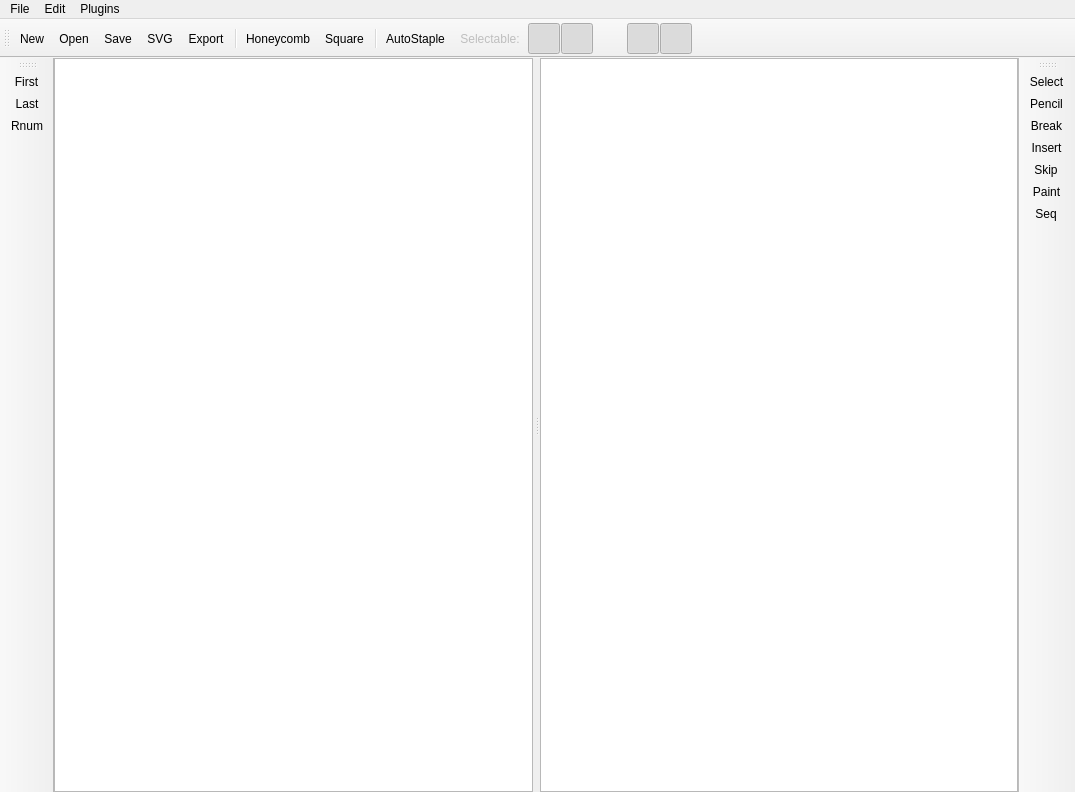
<?xml version="1.0" encoding="UTF-8"?>
<ui version="4.0">
 <class>MainWindow</class>
 <widget class="QMainWindow" name="MainWindow">
  <property name="geometry">
   <rect>
    <x>0</x>
    <y>0</y>
    <width>1075</width>
    <height>792</height>
   </rect>
  </property>
  <property name="contextMenuPolicy">
   <enum>Qt::NoContextMenu</enum>
  </property>
  <property name="windowTitle">
   <string>cadnano</string>
  </property>
  <property name="statusTip">
   <string/>
  </property>
  <property name="iconSize">
   <size>
    <width>32</width>
    <height>32</height>
   </size>
  </property>
  <property name="dockNestingEnabled">
   <bool>true</bool>
  </property>
  <property name="dockOptions">
   <set>QMainWindow::AllowNestedDocks|QMainWindow::AllowTabbedDocks|QMainWindow::AnimatedDocks</set>
  </property>
  <property name="unifiedTitleAndToolBarOnMac">
   <bool>true</bool>
  </property>
  <widget class="QWidget" name="centralwidget">
   <property name="autoFillBackground">
    <bool>false</bool>
   </property>
   <layout class="QGridLayout" name="gridLayout">
    <property name="leftMargin">
     <number>0</number>
    </property>
    <property name="topMargin">
     <number>0</number>
    </property>
    <property name="rightMargin">
     <number>0</number>
    </property>
    <property name="bottomMargin">
     <number>0</number>
    </property>
    <property name="horizontalSpacing">
     <number>6</number>
    </property>
    <item row="0" column="0">
     <widget class="QSplitter" name="splitter">
      <property name="sizePolicy">
       <sizepolicy hsizetype="Preferred" vsizetype="Preferred">
        <horstretch>0</horstretch>
        <verstretch>0</verstretch>
       </sizepolicy>
      </property>
      <property name="frameShape">
       <enum>QFrame::NoFrame</enum>
      </property>
      <property name="frameShadow">
       <enum>QFrame::Plain</enum>
      </property>
      <property name="lineWidth">
       <number>0</number>
      </property>
      <property name="orientation">
       <enum>Qt::Horizontal</enum>
      </property>
      <property name="opaqueResize">
       <bool>true</bool>
      </property>
      <property name="handleWidth">
       <number>7</number>
      </property>
      <widget class="CustomQGraphicsView" name="sliceGraphicsView">
       <property name="sizePolicy">
        <sizepolicy hsizetype="Expanding" vsizetype="Expanding">
         <horstretch>0</horstretch>
         <verstretch>0</verstretch>
        </sizepolicy>
       </property>
       <property name="minimumSize">
        <size>
         <width>0</width>
         <height>0</height>
        </size>
       </property>
       <property name="baseSize">
        <size>
         <width>480</width>
         <height>0</height>
        </size>
       </property>
       <property name="mouseTracking">
        <bool>true</bool>
       </property>
       <property name="focusPolicy">
        <enum>Qt::WheelFocus</enum>
       </property>
       <property name="frameShadow">
        <enum>QFrame::Plain</enum>
       </property>
       <property name="lineWidth">
        <number>0</number>
       </property>
       <property name="verticalScrollBarPolicy">
        <enum>Qt::ScrollBarAlwaysOff</enum>
       </property>
       <property name="horizontalScrollBarPolicy">
        <enum>Qt::ScrollBarAlwaysOff</enum>
       </property>
       <property name="renderHints">
        <set>QPainter::Antialiasing|QPainter::Antialiasing|QPainter::TextAntialiasing</set>
       </property>
       <property name="dragMode">
        <enum>QGraphicsView::NoDrag</enum>
       </property>
       <property name="transformationAnchor">
        <enum>QGraphicsView::AnchorUnderMouse</enum>
       </property>
       <property name="resizeAnchor">
        <enum>QGraphicsView::AnchorUnderMouse</enum>
       </property>
      </widget>
      <widget class="CustomQGraphicsView" name="pathGraphicsView">
       <property name="sizePolicy">
        <sizepolicy hsizetype="Expanding" vsizetype="Expanding">
         <horstretch>0</horstretch>
         <verstretch>0</verstretch>
        </sizepolicy>
       </property>
       <property name="minimumSize">
        <size>
         <width>0</width>
         <height>0</height>
        </size>
       </property>
       <property name="mouseTracking">
        <bool>true</bool>
       </property>
       <property name="focusPolicy">
        <enum>Qt::WheelFocus</enum>
       </property>
       <property name="frameShadow">
        <enum>QFrame::Plain</enum>
       </property>
       <property name="lineWidth">
        <number>0</number>
       </property>
       <property name="verticalScrollBarPolicy">
        <enum>Qt::ScrollBarAlwaysOff</enum>
       </property>
       <property name="horizontalScrollBarPolicy">
        <enum>Qt::ScrollBarAlwaysOff</enum>
       </property>
       <property name="renderHints">
        <set>QPainter::Antialiasing|QPainter::Antialiasing|QPainter::TextAntialiasing</set>
       </property>
       <property name="transformationAnchor">
        <enum>QGraphicsView::AnchorUnderMouse</enum>
       </property>
      </widget>
     </widget>
    </item>
   </layout>
  </widget>
  <widget class="QToolBar" name="topToolBar">
   <property name="sizePolicy">
    <sizepolicy hsizetype="Ignored" vsizetype="Fixed">
     <horstretch>0</horstretch>
     <verstretch>0</verstretch>
    </sizepolicy>
   </property>
   <property name="baseSize">
    <size>
     <width>550</width>
     <height>0</height>
    </size>
   </property>
   <property name="windowTitle">
    <string>Main Toolbar</string>
   </property>
   <property name="iconSize">
    <size>
     <width>24</width>
     <height>24</height>
    </size>
   </property>
   <property name="toolButtonStyle">
    <enum>Qt::ToolButtonTextUnderIcon</enum>
   </property>
   <attribute name="toolBarArea">
    <enum>TopToolBarArea</enum>
   </attribute>
   <attribute name="toolBarBreak">
    <bool>false</bool>
   </attribute>
   <addaction name="actionNew"/>
   <addaction name="actionOpen"/>
   <addaction name="actionSave"/>
   <addaction name="actionSVG"/>
   <addaction name="actionExportStaples"/>
   <addaction name="separator"/>
   <addaction name="actionNewHoneycombPart"/>
   <addaction name="actionNewSquarePart"/>
   <addaction name="separator"/>
   <addaction name="actionAutoStaple"/>
   <addaction name="actionFiltersLabel"/>
   <addaction name="actionFilterScaf"/>
   <addaction name="actionFilterStap"/>
   <addaction name="actionFilterHandle"/>
   <addaction name="actionFilterEndpoint"/>
   <addaction name="actionFilterXover"/>
   <addaction name="actionFilterStrand"/>
  </widget>
  <widget class="QToolBar" name="rightToolBar">
   <property name="sizePolicy">
    <sizepolicy hsizetype="Fixed" vsizetype="Preferred">
     <horstretch>0</horstretch>
     <verstretch>0</verstretch>
    </sizepolicy>
   </property>
   <property name="minimumSize">
    <size>
     <width>0</width>
     <height>0</height>
    </size>
   </property>
   <property name="windowTitle">
    <string>Path Tools</string>
   </property>
   <property name="layoutDirection">
    <enum>Qt::LeftToRight</enum>
   </property>
   <property name="allowedAreas">
    <set>Qt::LeftToolBarArea|Qt::RightToolBarArea|Qt::TopToolBarArea</set>
   </property>
   <property name="toolButtonStyle">
    <enum>Qt::ToolButtonTextUnderIcon</enum>
   </property>
   <attribute name="toolBarArea">
    <enum>RightToolBarArea</enum>
   </attribute>
   <attribute name="toolBarBreak">
    <bool>false</bool>
   </attribute>
   <addaction name="actionPathSelect"/>
   <addaction name="actionPathPencil"/>
   <addaction name="actionPathBreak"/>
   <addaction name="actionPathInsertion"/>
   <addaction name="actionPathSkip"/>
   <addaction name="actionPathPaint"/>
   <addaction name="actionPathAddSeq"/>
  </widget>
  <widget class="QToolBar" name="leftToolBar">
   <property name="sizePolicy">
    <sizepolicy hsizetype="Fixed" vsizetype="Preferred">
     <horstretch>0</horstretch>
     <verstretch>0</verstretch>
    </sizepolicy>
   </property>
   <property name="minimumSize">
    <size>
     <width>0</width>
     <height>0</height>
    </size>
   </property>
   <property name="windowTitle">
    <string>Slice Tools</string>
   </property>
   <property name="allowedAreas">
    <set>Qt::LeftToolBarArea|Qt::RightToolBarArea|Qt::TopToolBarArea</set>
   </property>
   <property name="toolButtonStyle">
    <enum>Qt::ToolButtonTextUnderIcon</enum>
   </property>
   <attribute name="toolBarArea">
    <enum>LeftToolBarArea</enum>
   </attribute>
   <attribute name="toolBarBreak">
    <bool>false</bool>
   </attribute>
   <addaction name="actionSliceFirst"/>
   <addaction name="actionSliceLast"/>
   <addaction name="actionRenumber"/>
  </widget>
  <widget class="QMenuBar" name="menubar">
   <property name="geometry">
    <rect>
     <x>0</x>
     <y>0</y>
     <width>1075</width>
     <height>22</height>
    </rect>
   </property>
   <widget class="QMenu" name="menuFile">
    <property name="title">
     <string>File</string>
    </property>
    <addaction name="actionAbout"/>
    <addaction name="actionPreferences"/>
    <addaction name="actionNew"/>
    <addaction name="actionOpen"/>
    <addaction name="separator"/>
    <addaction name="actionClose"/>
    <addaction name="actionSave"/>
    <addaction name="actionSave_As"/>
   </widget>
   <widget class="QMenu" name="menuEdit">
    <property name="title">
     <string>Edit</string>
    </property>
    <addaction name="actionModify"/>
   </widget>
   <widget class="QMenu" name="menuPlugins">
    <property name="title">
     <string>Plugins</string>
    </property>
   </widget>
   <addaction name="menuFile"/>
   <addaction name="menuEdit"/>
   <addaction name="menuPlugins"/>
  </widget>
  <action name="actionNew">
   <property name="icon">
    <iconset resource="../../../cadnano2.5/cadnano/gui/mainwindow/cadnano.gui.mainwindow.icons.qrc">
     <normaloff>:/filetools/new</normaloff>:/filetools/new</iconset>
   </property>
   <property name="text">
    <string>New...</string>
   </property>
   <property name="shortcut">
    <string>Ctrl+N</string>
   </property>
  </action>
  <action name="actionOpen">
   <property name="icon">
    <iconset resource="../../../cadnano2.5/cadnano/gui/mainwindow/cadnano.gui.mainwindow.icons.qrc">
     <normaloff>:/filetools/open</normaloff>:/filetools/open</iconset>
   </property>
   <property name="text">
    <string>Open...</string>
   </property>
   <property name="shortcut">
    <string>Ctrl+O</string>
   </property>
  </action>
  <action name="actionClose">
   <property name="text">
    <string>Close</string>
   </property>
   <property name="shortcut">
    <string>Ctrl+W</string>
   </property>
  </action>
  <action name="actionSave">
   <property name="icon">
    <iconset resource="../../../cadnano2.5/cadnano/gui/mainwindow/cadnano.gui.mainwindow.icons.qrc">
     <normaloff>:/filetools/save</normaloff>:/filetools/save</iconset>
   </property>
   <property name="text">
    <string>Save</string>
   </property>
   <property name="shortcut">
    <string>Ctrl+S</string>
   </property>
  </action>
  <action name="actionSave_As">
   <property name="icon">
    <iconset resource="../../../cadnano2.5/cadnano/gui/mainwindow/cadnano.gui.mainwindow.icons.qrc">
     <normaloff>:/filetools/save</normaloff>:/filetools/save</iconset>
   </property>
   <property name="text">
    <string>Save As...</string>
   </property>
   <property name="shortcut">
    <string>Ctrl+Shift+S</string>
   </property>
  </action>
  <action name="actionSave_a_Copy">
   <property name="text">
    <string>Save a Copy...</string>
   </property>
  </action>
  <action name="actionPrint">
   <property name="text">
    <string>Print...</string>
   </property>
  </action>
  <action name="actionSVG">
   <property name="icon">
    <iconset resource="../../../cadnano2.5/cadnano/gui/mainwindow/cadnano.gui.mainwindow.icons.qrc">
     <normaloff>:/filetools/svg</normaloff>:/filetools/svg</iconset>
   </property>
   <property name="text">
    <string>SVG</string>
   </property>
  </action>
  <action name="actionX3D">
   <property name="text">
    <string>X3D</string>
   </property>
  </action>
  <action name="actionCut">
   <property name="text">
    <string>Cut</string>
   </property>
   <property name="shortcut">
    <string>Ctrl+X</string>
   </property>
  </action>
  <action name="actionCopy">
   <property name="text">
    <string>Copy</string>
   </property>
   <property name="shortcut">
    <string>Ctrl+C</string>
   </property>
  </action>
  <action name="actionPaste">
   <property name="text">
    <string>Paste</string>
   </property>
   <property name="shortcut">
    <string>Ctrl+V</string>
   </property>
  </action>
  <action name="actionSelect_All">
   <property name="text">
    <string>Select All</string>
   </property>
   <property name="shortcut">
    <string>Ctrl+A</string>
   </property>
  </action>
  <action name="actionNewHoneycombPart">
   <property name="icon">
    <iconset resource="../../../cadnano2.5/cadnano/gui/mainwindow/cadnano.gui.mainwindow.icons.qrc">
     <normaloff>:/parttools/new-honeycomb</normaloff>:/parttools/new-honeycomb</iconset>
   </property>
   <property name="text">
    <string>Honeycomb</string>
   </property>
   <property name="toolTip">
    <string>Click to add new part with honeycomb lattice</string>
   </property>
  </action>
  <action name="actionPathBreak">
   <property name="checkable">
    <bool>true</bool>
   </property>
   <property name="checked">
    <bool>false</bool>
   </property>
   <property name="icon">
    <iconset resource="../../../cadnano2.5/cadnano/gui/mainwindow/cadnano.gui.mainwindow.icons.qrc">
     <normaloff>:/pathtools/break</normaloff>:/pathtools/break</iconset>
   </property>
   <property name="text">
    <string>Break Tool</string>
   </property>
   <property name="iconText">
    <string>Break</string>
   </property>
   <property name="toolTip">
    <string>(B)reak Tool</string>
   </property>
   <property name="shortcut">
    <string>B</string>
   </property>
  </action>
  <action name="actionPathSelect">
   <property name="checkable">
    <bool>true</bool>
   </property>
   <property name="icon">
    <iconset resource="../../../cadnano2.5/cadnano/gui/mainwindow/cadnano.gui.mainwindow.icons.qrc">
     <normaloff>:/pathtools/select</normaloff>:/pathtools/select</iconset>
   </property>
   <property name="text">
    <string>Select</string>
   </property>
   <property name="iconText">
    <string>Select</string>
   </property>
   <property name="toolTip">
    <string>Select Tool (v)</string>
   </property>
   <property name="shortcut">
    <string>V</string>
   </property>
  </action>
  <action name="actionSliceFirst">
   <property name="icon">
    <iconset resource="../../../cadnano2.5/cadnano/gui/mainwindow/cadnano.gui.mainwindow.icons.qrc">
     <normaloff>:/slicetools/go-first</normaloff>:/slicetools/go-first</iconset>
   </property>
   <property name="text">
    <string>First</string>
   </property>
   <property name="toolTip">
    <string>Move the slice bar to the first position.</string>
   </property>
  </action>
  <action name="actionSliceLast">
   <property name="icon">
    <iconset resource="../../../cadnano2.5/cadnano/gui/mainwindow/cadnano.gui.mainwindow.icons.qrc">
     <normaloff>:/slicetools/go-last</normaloff>:/slicetools/go-last</iconset>
   </property>
   <property name="text">
    <string>Last</string>
   </property>
   <property name="toolTip">
    <string>Move the slice bar to the last position.</string>
   </property>
  </action>
  <action name="actionPathErase">
   <property name="checkable">
    <bool>true</bool>
   </property>
   <property name="icon">
    <iconset>
     <normaloff>:/pathtools/erase</normaloff>:/pathtools/erase</iconset>
   </property>
   <property name="text">
    <string>Erase</string>
   </property>
   <property name="toolTip">
    <string>(E)rase Tool</string>
   </property>
  </action>
  <action name="actionPathPencil">
   <property name="checkable">
    <bool>true</bool>
   </property>
   <property name="icon">
    <iconset>
     <normaloff>:/pathtools/force</normaloff>:/pathtools/force</iconset>
   </property>
   <property name="text">
    <string>Pencil</string>
   </property>
   <property name="toolTip">
    <string>Pe(n)cil Tool</string>
   </property>
   <property name="shortcut">
    <string>N</string>
   </property>
  </action>
  <action name="actionPathInsertion">
   <property name="checkable">
    <bool>true</bool>
   </property>
   <property name="icon">
    <iconset resource="../../../cadnano2.5/cadnano/gui/mainwindow/cadnano.gui.mainwindow.icons.qrc">
     <normaloff>:/pathtools/insert</normaloff>:/pathtools/insert</iconset>
   </property>
   <property name="text">
    <string>Insert</string>
   </property>
   <property name="toolTip">
    <string>(I)nsert Tool</string>
   </property>
   <property name="shortcut">
    <string>I</string>
   </property>
  </action>
  <action name="actionNewSquarePart">
   <property name="icon">
    <iconset resource="../../../cadnano2.5/cadnano/gui/mainwindow/cadnano.gui.mainwindow.icons.qrc">
     <normaloff>:/parttools/new-square</normaloff>:/parttools/new-square</iconset>
   </property>
   <property name="text">
    <string>Square</string>
   </property>
   <property name="toolTip">
    <string>Click to add new part with square lattice</string>
   </property>
  </action>
  <action name="actionPathSkip">
   <property name="checkable">
    <bool>true</bool>
   </property>
   <property name="icon">
    <iconset resource="../../../cadnano2.5/cadnano/gui/mainwindow/cadnano.gui.mainwindow.icons.qrc">
     <normaloff>:/pathtools/skip</normaloff>:/pathtools/skip</iconset>
   </property>
   <property name="text">
    <string>Skip</string>
   </property>
   <property name="toolTip">
    <string>(S)kip Tool</string>
   </property>
   <property name="shortcut">
    <string>S</string>
   </property>
  </action>
  <action name="actionRenumber">
   <property name="icon">
    <iconset resource="../../../cadnano2.5/cadnano/gui/mainwindow/cadnano.gui.mainwindow.icons.qrc">
     <normaloff>:/slicetools/renumber</normaloff>:/slicetools/renumber</iconset>
   </property>
   <property name="text">
    <string>Rnum</string>
   </property>
   <property name="toolTip">
    <string>Renumber Slice helices according to helix ordering in Path panel.</string>
   </property>
  </action>
  <action name="actionPathPaint">
   <property name="checkable">
    <bool>true</bool>
   </property>
   <property name="icon">
    <iconset resource="../../../cadnano2.5/cadnano/gui/mainwindow/cadnano.gui.mainwindow.icons.qrc">
     <normaloff>:/pathtools/paint</normaloff>:/pathtools/paint</iconset>
   </property>
   <property name="text">
    <string>Paint</string>
   </property>
   <property name="toolTip">
    <string>(P)aint Tool</string>
   </property>
   <property name="shortcut">
    <string>P</string>
   </property>
  </action>
  <action name="actionPathAddSeq">
   <property name="checkable">
    <bool>true</bool>
   </property>
   <property name="icon">
    <iconset resource="../../../cadnano2.5/cadnano/gui/mainwindow/cadnano.gui.mainwindow.icons.qrc">
     <normaloff>:/pathtools/addseq</normaloff>:/pathtools/addseq</iconset>
   </property>
   <property name="text">
    <string>Seq</string>
   </property>
   <property name="toolTip">
    <string>(A)dd Sequence Tool</string>
   </property>
   <property name="shortcut">
    <string>A</string>
   </property>
  </action>
  <action name="actionExportStaples">
   <property name="icon">
    <iconset>
     <normaloff>:/filetools/csv</normaloff>:/filetools/csv</iconset>
   </property>
   <property name="text">
    <string>Export</string>
   </property>
   <property name="toolTip">
    <string>export oligos as *.CSV</string>
   </property>
  </action>
  <action name="actionPreferences">
   <property name="text">
    <string>Preferences</string>
   </property>
   <property name="shortcut">
    <string>Ctrl+,</string>
   </property>
  </action>
  <action name="actionModify">
   <property name="checkable">
    <bool>true</bool>
   </property>
   <property name="icon">
    <iconset resource="../../../cadnano2.5/cadnano/gui/mainwindow/cadnano.gui.mainwindow.icons.qrc">
     <normaloff>:/pathtools/modify</normaloff>:/pathtools/modify</iconset>
   </property>
   <property name="text">
    <string>Modify mode</string>
   </property>
   <property name="toolTip">
    <string>Modify mode</string>
   </property>
  </action>
  <action name="actionCadnanoWebsite">
   <property name="text">
    <string>cadnano Website</string>
   </property>
  </action>
  <action name="actionFeedback">
   <property name="text">
    <string>Feedback</string>
   </property>
  </action>
  <action name="actionFilterPart">
   <property name="checkable">
    <bool>true</bool>
   </property>
   <property name="icon">
    <iconset resource="../../../cadnano2.5/cadnano/gui/mainwindow/cadnano.gui.mainwindow.icons.qrc">
     <normaloff>:/parttools/filter-part</normaloff>:/parttools/filter-part</iconset>
   </property>
   <property name="text">
    <string>Parts</string>
   </property>
   <property name="toolTip">
    <string>Part-selection mode</string>
   </property>
  </action>
  <action name="actionFilterEndpoint">
   <property name="checkable">
    <bool>true</bool>
   </property>
   <property name="checked">
    <bool>true</bool>
   </property>
   <property name="icon">
    <iconset resource="../../../cadnano2.5/cadnano/gui/mainwindow/cadnano.gui.mainwindow.icons.qrc">
     <normaloff>:/parttools/filter-endpoint</normaloff>:/parttools/filter-endpoint</iconset>
   </property>
   <property name="toolTip">
    <string>(E)ndpoints</string>
   </property>
   <property name="shortcut">
    <string>E</string>
   </property>
  </action>
  <action name="actionFilterXover">
   <property name="checkable">
    <bool>true</bool>
   </property>
   <property name="checked">
    <bool>true</bool>
   </property>
   <property name="icon">
    <iconset resource="../../../cadnano2.5/cadnano/gui/mainwindow/cadnano.gui.mainwindow.icons.qrc">
     <normaloff>:/parttools/filter-xover</normaloff>:/parttools/filter-xover</iconset>
   </property>
   <property name="text">
    <string/>
   </property>
   <property name="toolTip">
    <string>(X)overs</string>
   </property>
   <property name="shortcut">
    <string>X</string>
   </property>
  </action>
  <action name="actionFiltersLabel">
   <property name="enabled">
    <bool>false</bool>
   </property>
   <property name="text">
    <string>Selectable:</string>
   </property>
   <property name="toolTip">
    <string>Selection Filters</string>
   </property>
  </action>
  <action name="actionFilterStrand">
   <property name="checkable">
    <bool>true</bool>
   </property>
   <property name="icon">
    <iconset resource="../../../cadnano2.5/cadnano/gui/mainwindow/cadnano.gui.mainwindow.icons.qrc">
     <normaloff>:/parttools/filter-strand</normaloff>:/parttools/filter-strand</iconset>
   </property>
   <property name="toolTip">
    <string>stran(D)s</string>
   </property>
   <property name="shortcut">
    <string>D</string>
   </property>
  </action>
  <action name="actionFilterHandle">
   <property name="checkable">
    <bool>true</bool>
   </property>
   <property name="checked">
    <bool>false</bool>
   </property>
   <property name="icon">
    <iconset resource="../../../cadnano2.5/cadnano/gui/mainwindow/cadnano.gui.mainwindow.icons.qrc">
     <normaloff>:/parttools/filter-handle</normaloff>:/parttools/filter-handle</iconset>
   </property>
   <property name="toolTip">
    <string>(H)andles</string>
   </property>
   <property name="shortcut">
    <string>H</string>
   </property>
  </action>
  <action name="actionFilterScaf">
   <property name="checkable">
    <bool>true</bool>
   </property>
   <property name="checked">
    <bool>true</bool>
   </property>
   <property name="icon">
    <iconset resource="../../../cadnano2.5/cadnano/gui/mainwindow/cadnano.gui.mainwindow.icons.qrc">
     <normaloff>:/parttools/filter-scaf</normaloff>:/parttools/filter-scaf</iconset>
   </property>
   <property name="toolTip">
    <string>s(C)affold</string>
   </property>
   <property name="shortcut">
    <string>C</string>
   </property>
  </action>
  <action name="actionFilterStap">
   <property name="checkable">
    <bool>true</bool>
   </property>
   <property name="checked">
    <bool>true</bool>
   </property>
   <property name="icon">
    <iconset resource="../../../cadnano2.5/cadnano/gui/mainwindow/cadnano.gui.mainwindow.icons.qrc">
     <normaloff>:/parttools/filter-stap</normaloff>:/parttools/filter-stap</iconset>
   </property>
   <property name="toolTip">
    <string>s(T)aple</string>
   </property>
   <property name="shortcut">
    <string>T</string>
   </property>
  </action>
  <action name="actionAbout">
   <property name="text">
    <string>About cadnano</string>
   </property>
  </action>
  <action name="actionAutoStaple">
   <property name="icon">
    <iconset resource="../../../cadnano2.5/cadnano/gui/mainwindow/cadnano.gui.mainwindow.icons.qrc">
     <normaloff>:/pathtools/autostaple</normaloff>:/pathtools/autostaple</iconset>
   </property>
   <property name="text">
    <string>AutoStaple</string>
   </property>
   <property name="toolTip">
    <string>Create staple strands complementary to existing scaffold.</string>
   </property>
  </action>
 </widget>
 <customwidgets>
  <customwidget>
   <class>CustomQGraphicsView</class>
   <extends>QGraphicsView</extends>
   <header>views.customqgraphicsview.h</header>
  </customwidget>
 </customwidgets>
 <resources>
  <include location="ui.mainwindow.icons.qrc"/>
 </resources>
 <connections>
  <connection>
   <sender>actionClose</sender>
   <signal>triggered()</signal>
   <receiver>MainWindow</receiver>
   <slot>close()</slot>
   <hints>
    <hint type="sourcelabel">
     <x>-1</x>
     <y>-1</y>
    </hint>
    <hint type="destinationlabel">
     <x>741</x>
     <y>506</y>
    </hint>
   </hints>
  </connection>
 </connections>
</ui>
